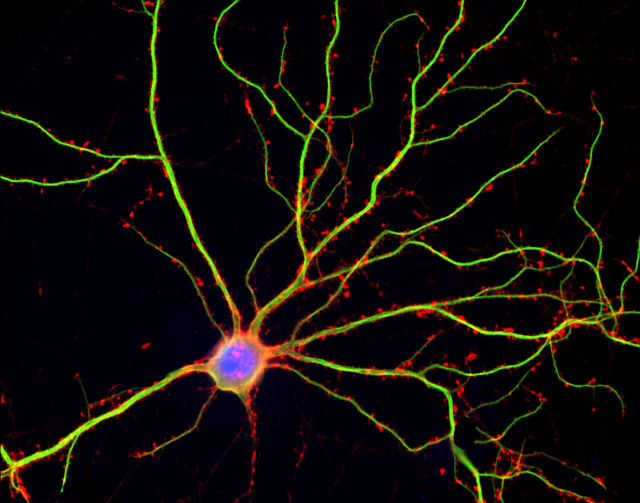
%> input picture Unidade_I/Lista5/images/neuron.jpg, 640 x 503 px
$ octave desafio5.m   (GNU Octave 9; MATLAB toolbox functions it lacks are replaced by stand-ins)
%> lines starting %> are read from the running program, lines starting %| are printed output that depends on the picture
% 5º Desafio - PDI
% Ana Camilly Guedes de Araujo

clear all;
close all;

% 1. Ler a imagem:
im = imread('C:\Users\User\Downloads\neuron.jpg');
%> im is the input picture: size 503x640x3 uint8; mean R, G, B 17.4, 13, 8.5

% 2. Faça a imagem resultado 1:
% Subtraindo os canais R, G e B para criar a imagem de saída.
output1 = im(:,:,1) - im(:,:,2) - im(:,:,3);
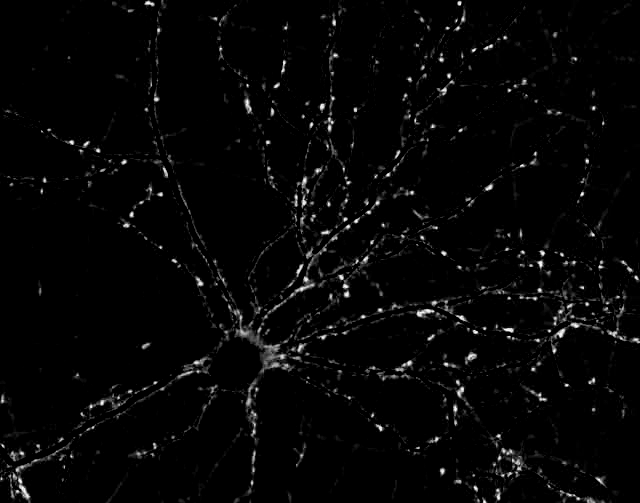
%> output1: size 503x640 uint8; min 0, max 254, mean 6.2

% 3. Faça a imagem resultado 2:
% os pixels são brancos se os canais forem maiores ou menores que os valores, caso contrário, serão pretos
output2 = (im(:,:,1) > 128) & (im(:,:,2) < 128) & (im(:,:,3) < 128);
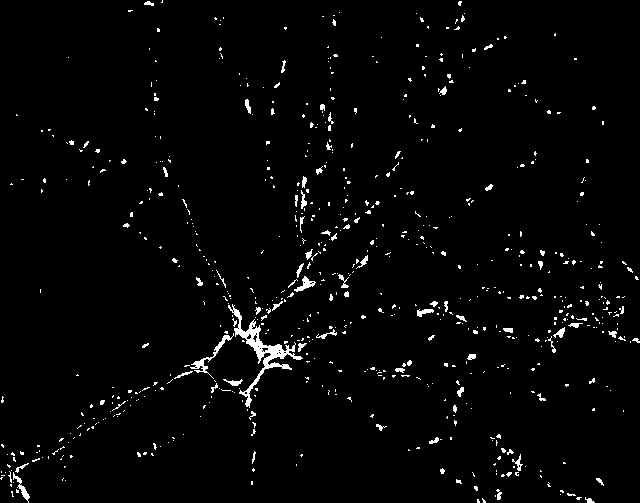
%> output2: size 503x640 logical; 2.3% white in thin lines or dots

% 4. Mostre todas as imagens em uma nova janela:
figure;
subplot(1, 3, 1), imshow(im), title('Imagem de Entrada');
subplot(1, 3, 2), imshow(output1, []), title('Saída 1');
subplot(1, 3, 3), imshow(output2), title('Saída 2');
